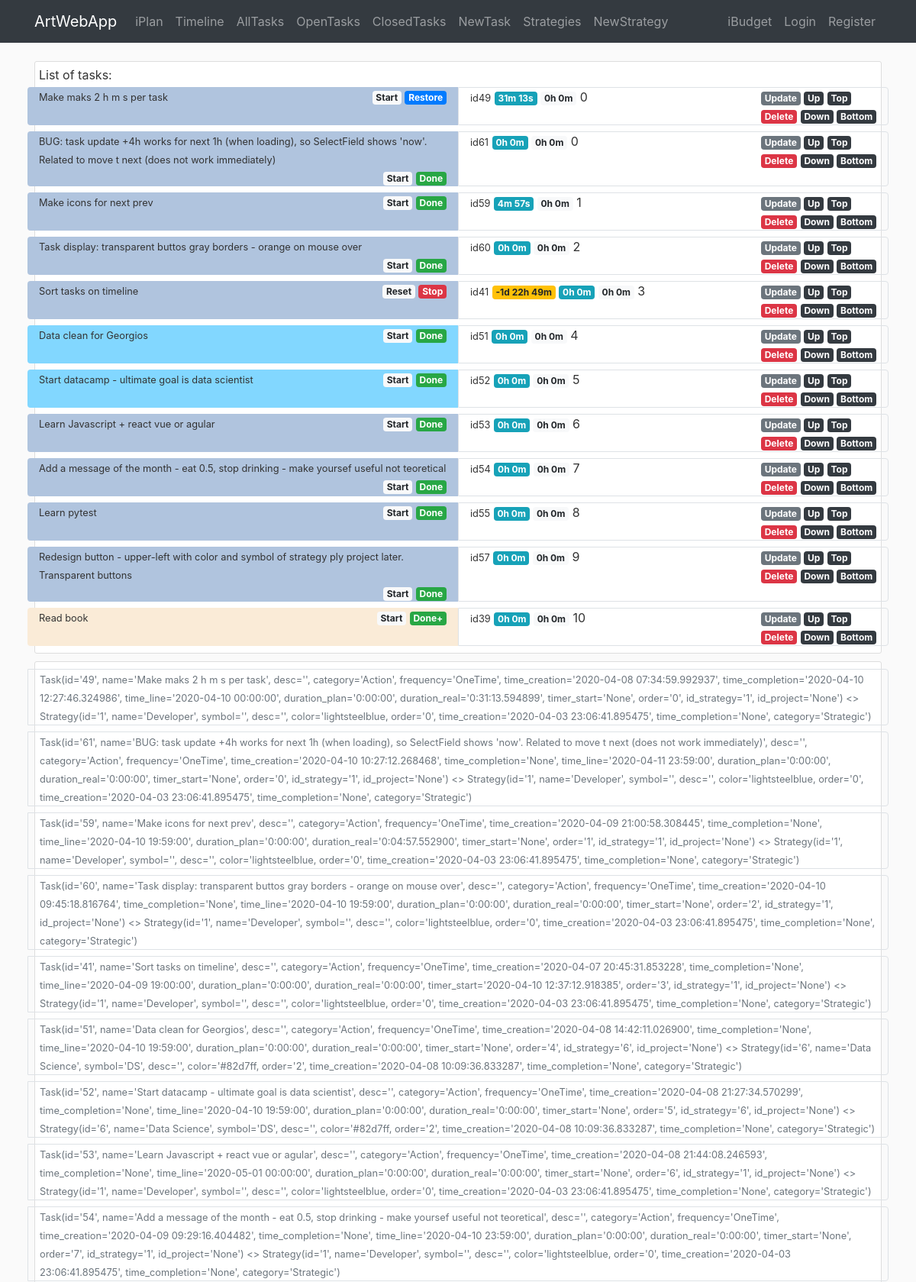
The page /iplan/task (upper part) on the database its author committed.
### awa/iplan/models.py (models this page shows)
class Task(db.Model):
    id = db.Column(db.Integer, primary_key=True)
    name = db.Column(db.String(140), nullable=False)
    desc = db.Column(db.Text)
    category = db.Column(db.String(20))
    frequency = db.Column(db.String(10))
    time_creation = db.Column(db.DateTime, default=datetime.utcnow)
    time_completion = db.Column(db.DateTime)
    time_line = db.Column(db.DateTime)
    duration_plan = db.Column(db.Interval, nullable=False, default=timedelta(0))
    duration_real = db.Column(db.Interval, nullable=False, default=timedelta(0))
    timer_start = db.Column(db.DateTime)
    order = db.Column(db.Integer)
    id_strategy = db.Column(db.Integer, db.ForeignKey('strategy.id'), nullable=False)
    id_project = db.Column(db.Integer, db.ForeignKey('project.id'))
    def __repr__(self):
        return f"Task(id='{self.id}', name='{self.name}', desc='{self.desc}', category='{self.category}', " \
               f"frequency='{self.frequency}', time_creation='{self.time_creation}', " \
               f"time_completion='{self.time_completion}', time_line='{self.time_line}', " \
               f"duration_plan='{self.duration_plan}', duration_real='{self.duration_real}', " \
               f"timer_start='{self.timer_start}', order='{self.order}', " \
               f"id_strategy='{self.id_strategy}', id_project='{self.id_project}')"

class Strategy(db.Model):
    id = db.Column(db.Integer, primary_key=True)
    name = db.Column(db.String(40), nullable=False)
    symbol = db.Column(db.String(3))
    desc = db.Column(db.Text)
    color = db.Column(db.String(7))
    order = db.Column(db.Integer)
    time_creation = db.Column(db.DateTime, default=datetime.now)
    time_completion = db.Column(db.DateTime)
    category = db.Column(db.String(20), nullable=True)
    br_task = db.relationship('Task', backref='strategy')  # todo: lazy=True - test that later
    br_project = db.relationship('Project', backref='strategy')  # todo: lazy=True - test that later
    def __repr__(self):
        return f"Strategy(id='{self.id}', name='{self.name}', symbol='{self.symbol}', desc='{self.desc}'," \
               f" color='{self.color}, order='{self.order}', time_creation='{self.time_creation}'," \
               f" time_completion='{self.time_completion}', category='{self.category}')"

### awa/iplan/routes.py (the view)
@iplan.route('/iplan/task', methods=['GET', 'POST'])
def task():
    tasks = Task.query.order_by(Task.order).all()
    strategies = Strategy.query.all()
    return render_template('iplan/task.html', tasks=tasks, strategies=strategies,
                           string_from_duration=string_from_duration, now=datetime.now())

### awa/iplan/utils.py (called while the page is built)
def string_from_duration(x):
    if x is None or x.total_seconds() == 0:
        return '0h 0m'
    total_seconds = x.total_seconds()
    days = total_seconds // 86400
    total_seconds -= days * 86400
    hours = total_seconds // 3600
    total_seconds -= hours * 3600
    minutes = total_seconds // 60
    total_seconds -= minutes * 60
    seconds = total_seconds
    duration_items = [(days, 'd'), (hours, 'h'), (minutes, 'm'), (seconds, 's')]
    non_zero_items = 0
    for item in duration_items:
        if item[0] != 0:
            non_zero_items += 1
    if non_zero_items > 2:
        duration_items.pop(-1)
    outcome = ''
    for item in duration_items:
        if item[0] != 0:
            outcome += f'{int(item[0])}{item[1]} '
    return outcome[:-1]

### awa/templates/iplan/task.html
{% extends "layout.html" %}
{% block content %}
<div class="container">
    <div class="content-section">
       List of tasks:
        {% for task in tasks %}
        <div class="row">
            <div class="col-6 rounded-left mt-1 mb-1" style="background-color:{{task.strategy.color}}">
                <div class="row p-0">
                    <div class="col-auto">
                        <small>{{task.name}}</small>
                    </div>
                    <div class="col-auto ml-auto">
                        {% if task.timer_start %}
                            <a href="{{url_for('iplan.task_timer_start', id_task=task.id) }}" class="badge badge-light">Reset</a>
                            <a href="{{url_for('iplan.task_timer_end', id_task=task.id) }}" class="badge badge-danger">Stop</a>
                        {% else %}
                            <a href="{{url_for('iplan.task_timer_start', id_task=task.id) }}" class="badge badge-light">Start</a>
                            {% if task.time_completion %}
                                <a href="{{url_for('iplan.task_restore', id_task=task.id)}}" class="badge badge-primary">Restore</a>
                            {% else %}
                                {% if task.frequency == 'OneTime' %}
                                    <a href="{{url_for('iplan.task_complete', id_task=task.id)}}" class="badge badge-success">Done</a>
                                {% else %}
                                    <a href="{{url_for('iplan.task_complete', id_task=task.id)}}" class="badge badge-success">Done+</a>
                                {% endif %}
                            {% endif %}
                        {% endif%}
                    </div>
                </div>
            </div>
            <div class="col border rounded-right mt-1 mb-1">
                <div class="row p-0">
                    <div class="col-auto">
                        <small>id{{task.id}}</small>
                        {% if task.timer_start %}
                        <small class="badge badge-warning">{{string_from_duration(now - task.timer_start)}}</small>
                        {% endif %}
                        <small class="badge badge-info">{{string_from_duration(task.duration_real)}}</small>
                        <small class="badge badge-light">{{string_from_duration(task.duration_plan)}}</small>
                        {{task.order}}
                    </div>
                    <div class="col-auto ml-auto">
                        <a href="{{url_for('iplan.task_update', id_task=task.id) }}" class="badge badge-secondary">Update</a>
                        <a href="{{url_for('iplan.task_move', id_task=task.id, direction='up') }}" class="badge badge-dark">Up</a>
                        <a href="{{url_for('iplan.task_move', id_task=task.id, direction='top') }}" class="badge badge-dark">Top</a>
                        <br>
                        <a href="{{url_for('iplan.task_delete', id_task=task.id) }}" class="badge badge-danger">Delete</a>
                        <a href="{{url_for('iplan.task_move', id_task=task.id, direction='down') }}" class="badge badge-dark">Down</a>
                        <a href="{{url_for('iplan.task_move', id_task=task.id, direction='bottom') }}" class="badge badge-dark">Bottom</a>
                    </div>
                </div>
            </div>
        </div>
        {% endfor %}
    </div>
   <div class="content-section">
        {% for task in tasks %}
        <div class="row">
            <div class="col border rounded-right mt-1 mb-1">
                <div class="row p-0">
                    <div class="col-auto">
                        <small class="text-muted">{{ task }} <> {{ task.strategy }}</small>
                    </div>
                </div>
            </div>
        </div>
        {% endfor %}
    </div>
</div>
{% endblock content %}

### awa/static/main.css (style rules this page uses)
body { background: #fafafa; color: #333333; margin-top: 5rem; }
.content-section { background: #ffffff; padding: 5px 5px; border: 1px solid #dddddd; border-radius: 3px; margin-bottom: 10px; }

### rows shown on the page
Task: name "Make maks 2 h m s per task", id "49", duration_real "31m 13s", duration_plan "0h 0m", order "0", id+name+desc "Task(id='49', name='Make maks 2 h m s per task', desc='', category='Action', frequency='OneTime', time_creation='2020-04-08 07:34:59.992937', time_completion='2020-04-10 12:27:46.324986', time_line='2020-04-10 00:00:00', duration_plan='0:00:00', duration_real='0:31:13.594899', timer_start='None', order='0', id_strategy='1', id_project='None')", strategy "Strategy(id='1', name='Developer', symbol='', desc='', color='lightsteelblue, order='0', time_creation='2020-04-03 23:06:41.895475', time_completion='None', category='Strategic')"
Task: name "BUG: task update +4h works for next 1h (when loading), so SelectField shows 'now'. Related to move t next (does not work immediately)", id "61", duration_real "0h 0m", duration_plan "0h 0m", order "0", id+name+desc "Task(id='61', name='BUG: task update +4h works for next 1h (when loading), so SelectField shows 'now'. Related to move t next (does not work immediately)', desc='', category='Action', frequency='OneTime', time_creation='2020-04-10 10:27:12.268468', time_completion='None', time_line='2020-04-11 23:59:00', duration_plan='0:00:00', duration_real='0:00:00', timer_start='None', order='0', id_strategy='1', id_project='None')", strategy "Strategy(id='1', name='Developer', symbol='', desc='', color='lightsteelblue, order='0', time_creation='2020-04-03 23:06:41.895475', time_completion='None', category='Strategic')"
Task: name "Make icons for next prev", id "59", duration_real "4m 57s", duration_plan "0h 0m", order "1", id+name+desc "Task(id='59', name='Make icons for next prev', desc='', category='Action', frequency='OneTime', time_creation='2020-04-09 21:00:58.308445', time_completion='None', time_line='2020-04-10 19:59:00', duration_plan='0:00:00', duration_real='0:04:57.552900', timer_start='None', order='1', id_strategy='1', id_project='None')", strategy "Strategy(id='1', name='Developer', symbol='', desc='', color='lightsteelblue, order='0', time_creation='2020-04-03 23:06:41.895475', time_completion='None', category='Strategic')"
Task: name "Task display: transparent buttos gray borders - orange on mouse over", id "60", duration_real "0h 0m", duration_plan "0h 0m", order "2", id+name+desc "Task(id='60', name='Task display: transparent buttos gray borders - orange on mouse over', desc='', category='Action', frequency='OneTime', time_creation='2020-04-10 09:45:18.816764', time_completion='None', time_line='2020-04-10 19:59:00', duration_plan='0:00:00', duration_real='0:00:00', timer_start='None', order='2', id_strategy='1', id_project='None')", strategy "Strategy(id='1', name='Developer', symbol='', desc='', color='lightsteelblue, order='0', time_creation='2020-04-03 23:06:41.895475', time_completion='None', category='Strategic')"
Task: name "Sort tasks on timeline", id "41", string_from_duration(now-task.timer_start) "-1d 22h 49m", duration_real "0h 0m", duration_plan "0h 0m", order "3", id+name+desc "Task(id='41', name='Sort tasks on timeline', desc='', category='Action', frequency='OneTime', time_creation='2020-04-07 20:45:31.853228', time_completion='None', time_line='2020-04-09 19:00:00', duration_plan='0:00:00', duration_real='0:00:00', timer_start='2020-04-10 12:37:12.918385', order='3', id_strategy='1', id_project='None')", strategy "Strategy(id='1', name='Developer', symbol='', desc='', color='lightsteelblue, order='0', time_creation='2020-04-03 23:06:41.895475', time_completion='None', category='Strategic')"
Task: name "Data clean for Georgios", id "51", duration_real "0h 0m", duration_plan "0h 0m", order "4", id+name+desc "Task(id='51', name='Data clean for Georgios', desc='', category='Action', frequency='OneTime', time_creation='2020-04-08 14:42:11.026900', time_completion='None', time_line='2020-04-10 19:59:00', duration_plan='0:00:00', duration_real='0:00:00', timer_start='None', order='4', id_strategy='6', id_project='None')", strategy "Strategy(id='6', name='Data Science', symbol='DS', desc='', color='#82d7ff, order='2', time_creation='2020-04-08 10:09:36.833287', time_completion='None', category='Strategic')"
Task: name "Start datacamp - ultimate goal is data scientist", id "52", duration_real "0h 0m", duration_plan "0h 0m", order "5", id+name+desc "Task(id='52', name='Start datacamp - ultimate goal is data scientist', desc='', category='Action', frequency='OneTime', time_creation='2020-04-08 21:27:34.570299', time_completion='None', time_line='2020-04-10 19:59:00', duration_plan='0:00:00', duration_real='0:00:00', timer_start='None', order='5', id_strategy='6', id_project='None')", strategy "Strategy(id='6', name='Data Science', symbol='DS', desc='', color='#82d7ff, order='2', time_creation='2020-04-08 10:09:36.833287', time_completion='None', category='Strategic')"
Task: name "Learn Javascript + react vue or agular", id "53", duration_real "0h 0m", duration_plan "0h 0m", order "6", id+name+desc "Task(id='53', name='Learn Javascript + react vue or agular', desc='', category='Action', frequency='OneTime', time_creation='2020-04-08 21:44:08.246593', time_completion='None', time_line='2020-05-01 00:00:00', duration_plan='0:00:00', duration_real='0:00:00', timer_start='None', order='6', id_strategy='1', id_project='None')", strategy "Strategy(id='1', name='Developer', symbol='', desc='', color='lightsteelblue, order='0', time_creation='2020-04-03 23:06:41.895475', time_completion='None', category='Strategic')"
Task: name "Add a message of the month - eat 0.5, stop drinking - make yoursef useful not teoretical", id "54", duration_real "0h 0m", duration_plan "0h 0m", order "7", id+name+desc "Task(id='54', name='Add a message of the month - eat 0.5, stop drinking - make yoursef useful not teoretical', desc='', category='Action', frequency='OneTime', time_creation='2020-04-09 09:29:16.404482', time_completion='None', time_line='2020-04-10 23:59:00', duration_plan='0:00:00', duration_real='0:00:00', timer_start='None', order='7', id_strategy='1', id_project='None')", strategy "Strategy(id='1', name='Developer', symbol='', desc='', color='lightsteelblue, order='0', time_creation='2020-04-03 23:06:41.895475', time_completion='None', category='Strategic')"
Task: name "Learn pytest", id "55", duration_real "0h 0m", duration_plan "0h 0m", order "8"
Task: name "Redesign button - upper-left with color and symbol of strategy ply project later. Transparent buttons", id "57", duration_real "0h 0m", duration_plan "0h 0m", order "9"
Task: name "Read book", id "39", duration_real "0h 0m", duration_plan "0h 0m", order "10"
